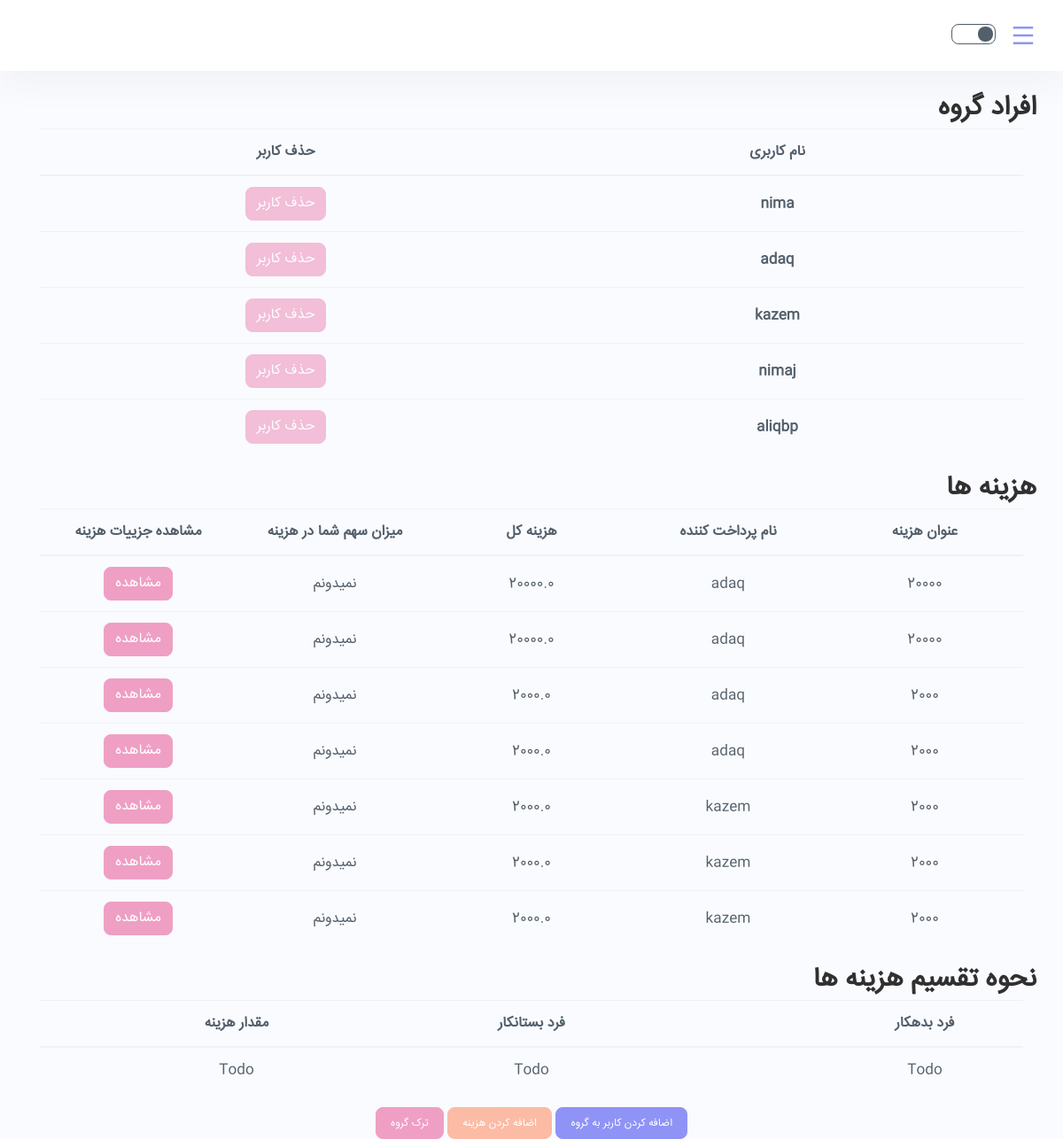
The page /groups/3N2S3C6ZAW/ (signed in) on the database as committed earlier.
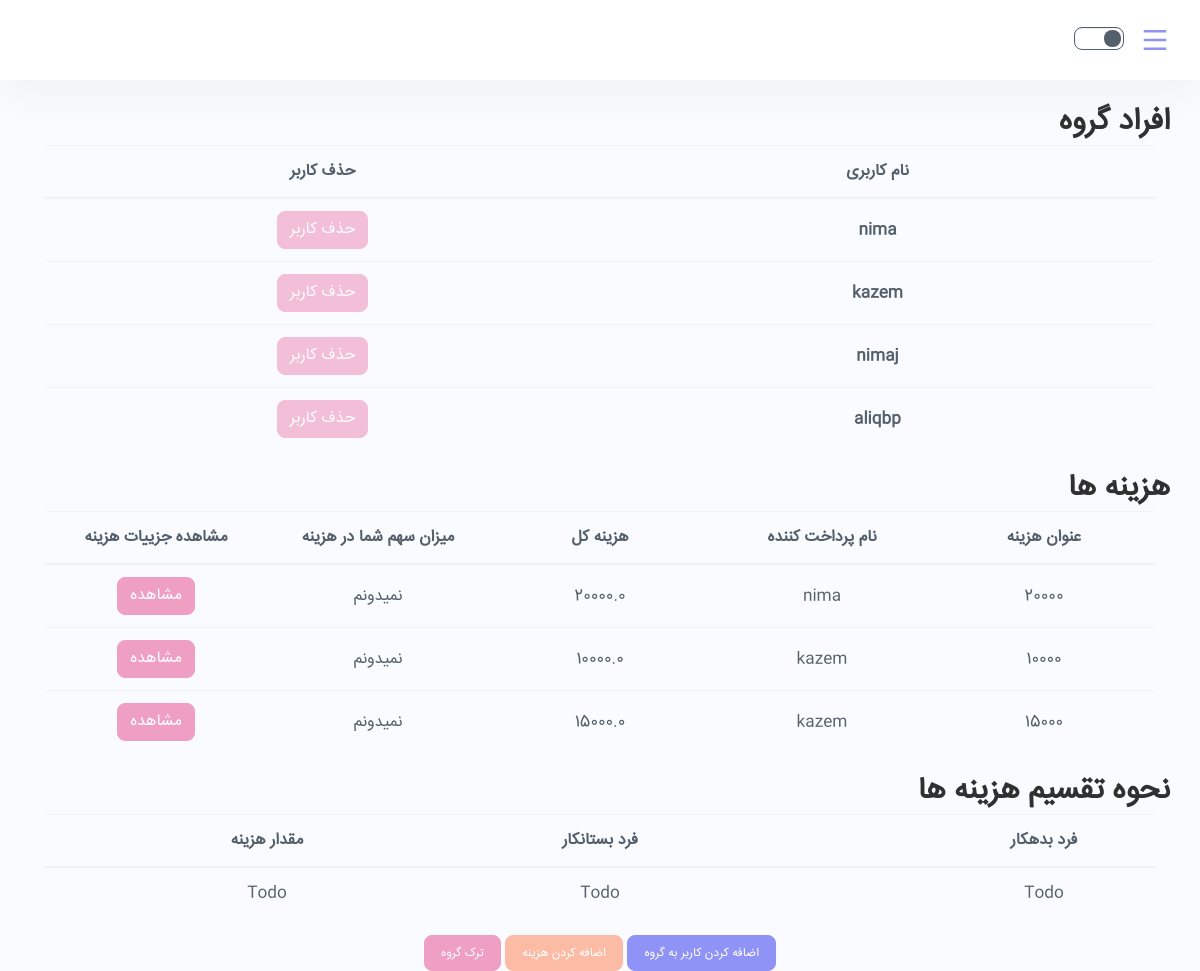
The same page on the database as committed later.
### DongLand/models.py (models this page shows, shortened)
class User(AbstractUser):
    phone_number = models.CharField(max_length=100)
    address = models.CharField(max_length=200)

class Expense(models.Model):
    main_payer = models.ForeignKey(User, on_delete=models.CASCADE, null=True,
                                   related_name='%(class)s_main_payer')
    bunch = models.ForeignKey(Bunch, on_delete=models.CASCADE, null=True,
                              related_name='%(class)s_bunch')
    subject = models.CharField(max_length=150, blank=True, null=True, verbose_name='subject')
    description = models.TextField(blank=True, unique=False, null=True, verbose_name='description')
    location = models.TextField(blank=True, unique=False, null=True, verbose_name='location')
    amount = models.FloatField(max_length=15, verbose_name="amount")
    date_created = models.DateTimeField(auto_now_add=True, verbose_name='date')
    picture = models.ImageField(upload_to="images", blank=True, null=True, verbose_name='picture')
    token_str = models.CharField(max_length=10, default=''.join(
        random.choice(string.ascii_uppercase + string.digits) for _ in range(10)))

### DongLand/views.py (the view)
# urls.py: path('groups/<group_name>/', views.group_details, name='group_details'),
@login_required(login_url='login_page')
def group_details(request, group_name):
    group = Bunch.objects.get(token_str=group_name)
    group_users = list(group.users.all())
    expenses = list(Expense.objects.filter(bunch=group))
    context = {"group_users": group_users,
               "group": group,
               "token": group_name,
               "expenses": expenses}
    num_of_users = len(list(group.users.all()))
    graph = [[0 for i in range(num_of_users)] for j in range(num_of_users)]
    expenses = list(Expense.objects.filter(bunch=group))
    for i in range(len(group_users)):
        print(group_users[i].username)
    for expense in expenses:
        for i in range(len(group_users)):
            pay = list(Pay.objects.filter(expense=expense, payer=group_users[i]))
            main_payer = expense.main_payer
            index_of_main_payer = None
            if main_payer.username == group_users[i].username:
                continue
            for j in range(len(group_users)):
                if main_payer.username == group_users[j].username:
                    index_of_main_payer = j
                    break
            if len(pay) != 0:
                amount = pay[0].amount
                graph[i][index_of_main_payer] += amount
    print(graph)
    print(minCashFlow(graph))
    return render(request, "group_details.html", context)

### Utils/Algorithms/split_algorithm.py (called while the page is built)
def getMin(arr, N):
    minInd = 0
    for i in range(1, N):
        if (arr[i] < arr[minInd]):
            minInd = i
    return minInd

def getMax(arr, N):
    maxInd = 0
    for i in range(1, N):
        if (arr[i] > arr[maxInd]):
            maxInd = i
    return maxInd

def minOf2(x, y):
    return x if x < y else y

def minCashFlowRec(amount, N, final_graph):
    mxCredit = getMax(amount, N)
    mxDebit = getMin(amount, N)
    if (amount[mxCredit] == 0 and amount[mxDebit] == 0):
        return 0
    min = minOf2(-amount[mxDebit], amount[mxCredit])
    amount[mxCredit] -= min
    amount[mxDebit] += min
    final_graph[mxDebit][mxCredit] = min
    minCashFlowRec(amount, N, final_graph)

def minCashFlow(graph):
    N = len(graph)
    final_graph = [[0 for i in range(N)] for j in range(N)]
    amount = [0 for i in range(N)]
    for p in range(N):
        for i in range(N):
            amount[p] += (graph[i][p] - graph[p][i])
    minCashFlowRec(amount, N, final_graph)
    return final_graph

### templates/group_details.html (shortened to what this page needs)
{% extends "user_base.html" %}
{% load static %}
{% block content %}
    <div>
        <h2>
            افراد گروه
        </h2>
    </div>
    <div class="container">
        <table class="table">
            <thead>
            <tr>
                <th scope="col" class="text-center" style="width: 50%">نام کاربری</th>
                <th scope="col" class="text-center" style="width: 50%">حذف کاربر</th>
            </tr>
            </thead>
            <tbody>
            {% for user in group_users %}
                <tr>
                    <th scope="row" class="text-center">{{ user.username }}</th>
                    <td class="text-center">
                        <a class="btn btn-danger text-center disabled">حذف کاربر</a>
                    </td>
                </tr>
            {% endfor %}
            </tbody>
        </table>
    </div>
    <div>
        <h2>
            هزینه ها
        </h2>
    </div>
    <div class="container">
        <table class="table">
            <thead>
            <tr>
                <th scope="col" class="text-center" style="width: 20%">عنوان هزینه</th>
                <th scope="col" class="text-center" style="width: 20%">نام پرداخت کننده</th>
                <th scope="col" class="text-center" style="width: 20%">هزینه کل</th>
                <th scope="col" class="text-center" style="width: 20%">میزان سهم شما در هزینه</th>
                <th scope="col" class="text-center" style="width: 20%">مشاهده جزییات هزینه</th>
            </tr>
            </thead>
            <tbody>
            {% for item in expenses %}
                <tr>
                    <td class="text-center">{{ item.subject }}</td>
                    <td class="text-center">
                        {{ item.main_payer }}
                    </td>
                    <td class="text-center">
                        {{ item.amount }}
                    </td>
                    <td class="text-center">
                        نمیدونم
                    </td>
                    <td class="text-center">
                        <a class="btn btn-danger text-center"
                           href="{% url 'expense_detail' item.bunch.token_str item.token_str %}">مشاهده</a>
                    </td>
                </tr>
            {% endfor %}
            </tbody>
        </table>
    </div>
    <div>
        <h2>
            نحوه تقسیم هزینه ها
        </h2>
    </div>
    <div class="container">
        <table class="table">
            <thead>
            <tr>
                <th scope="col" class="text-center" style="width: 20%">فرد بدهکار</th>
                <th scope="col" class="text-center" style="width: 20%"></th>
                <th scope="col" class="text-center" style="width: 20%">فرد بستانکار</th>
                <th scope="col" class="text-center" style="width: 40%">مقدار هزینه</th>
            </tr>
            </thead>
            <tbody>
            <tr>
                <td class="text-center">Todo</td>
                <td class="text-center"><i class="fa fa-arrow-left" aria-hidden="true"></i></td>
                <td class="text-center">Todo</td>
                <td class="text-center">Todo</td>
            </tr>
            </tbody>
        </table>
    </div>
    <div class="input-group justify-content-center">
        <div class="input-group-btn">
            <a type="button" class="btn btn-primary btn-lg" href="{% url 'add_users' group.token_str %}">اضافه کردن
                کاربر به گروه</a>
            <a type="button" class="btn btn-info btn-lg" href="{% url 'select_pay_method' token %}">اضافه کردن هزینه</a>
            <a type="button" class="btn btn-danger btn-lg" href="{% url 'remove_group' token %}">ترک گروه</a>
        </div>
    </div>
{% endblock %}

### templates/user_base.html (shortened to what this page needs)
{% load static %}
<!doctype html>
<html lang="en">
<head>
    <link rel="stylesheet" href="{% static "css/backend.min.css" %}">
    <link rel="stylesheet" href="{% static "vendor/%40fortawesome/fontawesome-free/css/all.min.css" %}">
    <link rel="stylesheet" href="{% static "vendor/line-awesome/dist/line-awesome/css/line-awesome.min.css" %}">
    <link rel="stylesheet" href="{% static "vendor/remixicon/fonts/remixicon.css" %}">
    <link rel="stylesheet"
          href="{% static "vendor/doc-viewer/include/verySimpleImageViewer/css/jquery.verySimpleImageViewer.css" %}">
</head>
<body class=" color-light ">
<div class="wrapper">
    <div class="iq-top-navbar fixed d-flex align-items-center">
        <div class="iq-navbar-custom">
            <nav class="navbar navbar-expand-lg navbar-light p-0">
                <div class="iq-navbar-logo d-flex align-items-center justify-content-between">
                    <i class="ri-menu-line wrapper-menu"></i>
                </div>
                <div class="d-flex align-items-center">
                    <div class="change-mode">
                        <div class="custom-control custom-switch custom-switch-icon custom-control-inline">
                            <div class="custom-switch-inner">
                                <label class="custom-control-label" for="dark-mode" data-mode="toggle">
                                </label>
                            </div>
                        </div>
                    </div>
                </div>
            </nav>
        </div>
    </div>
    <div class="content-page">
        <div class="container-fluid">
            <div class="row">
                <div class="col-lg-12">
                    {% block content %}
                    {% endblock %}
                </div>
            </div>
        </div>
    </div>
</div>
</body>
</html>

Rows that differ between the two databases and show on the page:
no longer on this page (row edited): User: username "adaq"
removed Expense: subject "20000", main_payer "adaq", amount "20000.0"
removed Expense: subject "20000", main_payer "adaq", amount "20000.0"
removed Expense: subject "2000", main_payer "adaq", amount "2000.0"
removed Expense: subject "2000", main_payer "adaq", amount "2000.0"
removed Expense: subject "2000", main_payer "kazem", amount "2000.0"
removed Expense: subject "2000", main_payer "kazem", amount "2000.0"
removed Expense: subject "2000", main_payer "kazem", amount "2000.0"
added Expense: subject "20000", main_payer "nima", amount "20000.0"
added Expense: subject "10000", main_payer "kazem", amount "10000.0"
added Expense: subject "15000", main_payer "kazem", amount "15000.0"
